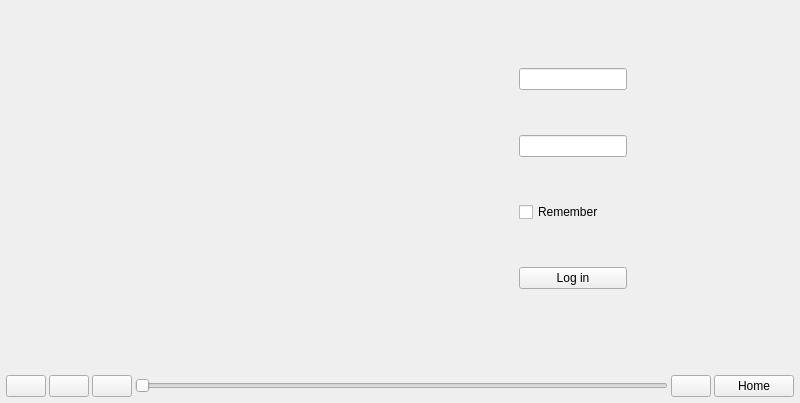
<?xml version="1.0" encoding="UTF-8"?>
<ui version="4.0">
 <class>MainWindow</class>
 <widget class="QMainWindow" name="MainWindow">
  <property name="geometry">
   <rect>
    <x>0</x>
    <y>0</y>
    <width>800</width>
    <height>403</height>
   </rect>
  </property>
  <property name="windowTitle">
   <string>MainWindow</string>
  </property>
  <widget class="QWidget" name="centralWidget">
   <layout class="QVBoxLayout" name="verticalLayout_10">
    <property name="spacing">
     <number>3</number>
    </property>
    <property name="margin">
     <number>3</number>
    </property>
    <item>
     <widget class="QStackedWidget" name="swWidgets">
      <property name="currentIndex">
       <number>0</number>
      </property>
      <widget class="QWidget" name="pgLogin">
       <layout class="QHBoxLayout" name="horizontalLayout_3">
        <item>
         <spacer name="horizontalSpacer_2">
          <property name="orientation">
           <enum>Qt::Horizontal</enum>
          </property>
          <property name="sizeHint" stdset="0">
           <size>
            <width>143</width>
            <height>20</height>
           </size>
          </property>
         </spacer>
        </item>
        <item>
         <layout class="QVBoxLayout" name="verticalLayout">
          <property name="spacing">
           <number>0</number>
          </property>
          <item>
           <spacer name="verticalSpacer_2">
            <property name="orientation">
             <enum>Qt::Vertical</enum>
            </property>
            <property name="sizeHint" stdset="0">
             <size>
              <width>20</width>
              <height>40</height>
             </size>
            </property>
           </spacer>
          </item>
          <item>
           <layout class="QHBoxLayout" name="horizontalLayout_2">
            <property name="spacing">
             <number>0</number>
            </property>
            <item>
             <widget class="QLabel" name="label">
              <property name="minimumSize">
               <size>
                <width>300</width>
                <height>300</height>
               </size>
              </property>
              <property name="text">
               <string notr="true"/>
              </property>
              <property name="pixmap">
               <pixmap resource="resources.qrc">:/res/qtify.png</pixmap>
              </property>
             </widget>
            </item>
            <item>
             <spacer name="horizontalSpacer_3">
              <property name="orientation">
               <enum>Qt::Horizontal</enum>
              </property>
              <property name="sizeHint" stdset="0">
               <size>
                <width>40</width>
                <height>20</height>
               </size>
              </property>
             </spacer>
            </item>
            <item>
             <layout class="QVBoxLayout" name="verticalLayout_2">
              <property name="leftMargin">
               <number>6</number>
              </property>
              <item>
               <widget class="QLineEdit" name="leUsername"/>
              </item>
              <item>
               <widget class="QLineEdit" name="lePassword">
                <property name="inputMethodHints">
                 <set>Qt::ImhHiddenText|Qt::ImhNoAutoUppercase|Qt::ImhNoPredictiveText</set>
                </property>
                <property name="echoMode">
                 <enum>QLineEdit::Password</enum>
                </property>
               </widget>
              </item>
              <item>
               <widget class="QCheckBox" name="cbRemember">
                <property name="text">
                 <string>Remember</string>
                </property>
               </widget>
              </item>
              <item>
               <widget class="QPushButton" name="pbLogin">
                <property name="text">
                 <string>Log in</string>
                </property>
               </widget>
              </item>
             </layout>
            </item>
           </layout>
          </item>
          <item>
           <spacer name="verticalSpacer">
            <property name="orientation">
             <enum>Qt::Vertical</enum>
            </property>
            <property name="sizeHint" stdset="0">
             <size>
              <width>20</width>
              <height>40</height>
             </size>
            </property>
           </spacer>
          </item>
          <item>
           <widget class="QLabel" name="lbLoginError">
            <property name="text">
             <string notr="true"/>
            </property>
            <property name="alignment">
             <set>Qt::AlignCenter</set>
            </property>
           </widget>
          </item>
         </layout>
        </item>
        <item>
         <spacer name="horizontalSpacer">
          <property name="orientation">
           <enum>Qt::Horizontal</enum>
          </property>
          <property name="sizeHint" stdset="0">
           <size>
            <width>134</width>
            <height>20</height>
           </size>
          </property>
         </spacer>
        </item>
       </layout>
      </widget>
      <widget class="QWidget" name="pgInside">
       <layout class="QHBoxLayout" name="horizontalLayout_4">
        <property name="spacing">
         <number>3</number>
        </property>
        <property name="margin">
         <number>3</number>
        </property>
        <item>
         <layout class="QVBoxLayout" name="verticalLayout_3">
          <property name="spacing">
           <number>0</number>
          </property>
          <property name="margin">
           <number>0</number>
          </property>
          <item>
           <widget class="QScrollArea" name="scrollArea">
            <property name="maximumSize">
             <size>
              <width>120</width>
              <height>16777215</height>
             </size>
            </property>
            <property name="frameShape">
             <enum>QFrame::NoFrame</enum>
            </property>
            <property name="frameShadow">
             <enum>QFrame::Plain</enum>
            </property>
            <property name="lineWidth">
             <number>0</number>
            </property>
            <property name="verticalScrollBarPolicy">
             <enum>Qt::ScrollBarAlwaysOff</enum>
            </property>
            <property name="horizontalScrollBarPolicy">
             <enum>Qt::ScrollBarAlwaysOff</enum>
            </property>
            <property name="widgetResizable">
             <bool>true</bool>
            </property>
            <widget class="QWidget" name="scrollAreaWidgetContents">
             <property name="geometry">
              <rect>
               <x>0</x>
               <y>0</y>
               <width>120</width>
               <height>841</height>
              </rect>
             </property>
             <layout class="QHBoxLayout" name="horizontalLayout_7">
              <item>
               <layout class="QVBoxLayout" name="verticalLayout_7">
                <property name="spacing">
                 <number>3</number>
                </property>
                <item>
                 <widget class="QLabel" name="lblTopAlbum1">
                  <property name="minimumSize">
                   <size>
                    <width>100</width>
                    <height>100</height>
                   </size>
                  </property>
                  <property name="maximumSize">
                   <size>
                    <width>100</width>
                    <height>100</height>
                   </size>
                  </property>
                  <property name="text">
                   <string notr="true"/>
                  </property>
                 </widget>
                </item>
                <item>
                 <widget class="QLabel" name="lblTopAlbum2">
                  <property name="minimumSize">
                   <size>
                    <width>100</width>
                    <height>100</height>
                   </size>
                  </property>
                  <property name="maximumSize">
                   <size>
                    <width>100</width>
                    <height>100</height>
                   </size>
                  </property>
                  <property name="text">
                   <string notr="true"/>
                  </property>
                 </widget>
                </item>
                <item>
                 <widget class="QLabel" name="lblTopAlbum3">
                  <property name="minimumSize">
                   <size>
                    <width>100</width>
                    <height>100</height>
                   </size>
                  </property>
                  <property name="maximumSize">
                   <size>
                    <width>100</width>
                    <height>100</height>
                   </size>
                  </property>
                  <property name="text">
                   <string notr="true"/>
                  </property>
                 </widget>
                </item>
                <item>
                 <widget class="QLabel" name="lblTopAlbum4">
                  <property name="minimumSize">
                   <size>
                    <width>100</width>
                    <height>100</height>
                   </size>
                  </property>
                  <property name="maximumSize">
                   <size>
                    <width>100</width>
                    <height>100</height>
                   </size>
                  </property>
                  <property name="text">
                   <string notr="true"/>
                  </property>
                 </widget>
                </item>
                <item>
                 <widget class="QLabel" name="lblTopAlbum5">
                  <property name="minimumSize">
                   <size>
                    <width>100</width>
                    <height>100</height>
                   </size>
                  </property>
                  <property name="maximumSize">
                   <size>
                    <width>100</width>
                    <height>100</height>
                   </size>
                  </property>
                  <property name="text">
                   <string notr="true"/>
                  </property>
                 </widget>
                </item>
                <item>
                 <widget class="QLabel" name="lblTopAlbum6">
                  <property name="minimumSize">
                   <size>
                    <width>100</width>
                    <height>100</height>
                   </size>
                  </property>
                  <property name="maximumSize">
                   <size>
                    <width>100</width>
                    <height>100</height>
                   </size>
                  </property>
                  <property name="text">
                   <string notr="true"/>
                  </property>
                 </widget>
                </item>
                <item>
                 <widget class="QLabel" name="lblTopAlbum7">
                  <property name="minimumSize">
                   <size>
                    <width>100</width>
                    <height>100</height>
                   </size>
                  </property>
                  <property name="maximumSize">
                   <size>
                    <width>100</width>
                    <height>100</height>
                   </size>
                  </property>
                  <property name="text">
                   <string notr="true"/>
                  </property>
                 </widget>
                </item>
                <item>
                 <widget class="QLabel" name="lblTopAlbum8">
                  <property name="minimumSize">
                   <size>
                    <width>100</width>
                    <height>100</height>
                   </size>
                  </property>
                  <property name="maximumSize">
                   <size>
                    <width>100</width>
                    <height>100</height>
                   </size>
                  </property>
                  <property name="text">
                   <string notr="true"/>
                  </property>
                 </widget>
                </item>
               </layout>
              </item>
             </layout>
            </widget>
           </widget>
          </item>
         </layout>
        </item>
        <item>
         <layout class="QVBoxLayout" name="verticalLayout_4">
          <item>
           <widget class="QTreeWidget" name="twRootlist">
            <property name="alternatingRowColors">
             <bool>true</bool>
            </property>
            <property name="rootIsDecorated">
             <bool>false</bool>
            </property>
            <property name="allColumnsShowFocus">
             <bool>true</bool>
            </property>
            <property name="expandsOnDoubleClick">
             <bool>false</bool>
            </property>
            <attribute name="headerVisible">
             <bool>false</bool>
            </attribute>
            <attribute name="headerVisible">
             <bool>false</bool>
            </attribute>
            <column>
             <property name="text">
              <string>#</string>
             </property>
            </column>
            <column>
             <property name="text">
              <string>Name</string>
             </property>
            </column>
            <column>
             <property name="text">
              <string>Rename</string>
             </property>
            </column>
           </widget>
          </item>
          <item>
           <layout class="QHBoxLayout" name="horizontalLayout_5">
            <property name="topMargin">
             <number>0</number>
            </property>
            <item>
             <widget class="QLineEdit" name="leSearch"/>
            </item>
            <item>
             <widget class="QComboBox" name="cbSearch">
              <item>
               <property name="text">
                <string>Song</string>
               </property>
              </item>
              <item>
               <property name="text">
                <string>Artist</string>
               </property>
              </item>
              <item>
               <property name="text">
                <string>Album</string>
               </property>
              </item>
             </widget>
            </item>
            <item>
             <widget class="QPushButton" name="pbSearch">
              <property name="text">
               <string>Search</string>
              </property>
             </widget>
            </item>
           </layout>
          </item>
         </layout>
        </item>
       </layout>
      </widget>
      <widget class="QWidget" name="pgPlaylist">
       <layout class="QVBoxLayout" name="verticalLayout_5">
        <property name="spacing">
         <number>3</number>
        </property>
        <property name="margin">
         <number>3</number>
        </property>
        <item>
         <widget class="QTreeWidget" name="twPlaylist">
          <column>
           <property name="text">
            <string>#</string>
           </property>
          </column>
          <column>
           <property name="text">
            <string>Track</string>
           </property>
          </column>
          <column>
           <property name="text">
            <string>Artist</string>
           </property>
          </column>
          <column>
           <property name="text">
            <string>Album</string>
           </property>
          </column>
          <column>
           <property name="text">
            <string>Duration</string>
           </property>
          </column>
          <column>
           <property name="text">
            <string>Popularity</string>
           </property>
          </column>
         </widget>
        </item>
       </layout>
      </widget>
      <widget class="QWidget" name="pgSearchSong">
       <layout class="QVBoxLayout" name="verticalLayout_6">
        <property name="spacing">
         <number>3</number>
        </property>
        <property name="margin">
         <number>3</number>
        </property>
        <item>
         <widget class="QTreeWidget" name="twSearchSong">
          <column>
           <property name="text">
            <string>#</string>
           </property>
          </column>
          <column>
           <property name="text">
            <string>Track</string>
           </property>
          </column>
          <column>
           <property name="text">
            <string>Artist</string>
           </property>
          </column>
          <column>
           <property name="text">
            <string>Album</string>
           </property>
          </column>
          <column>
           <property name="text">
            <string>Duration</string>
           </property>
          </column>
          <column>
           <property name="text">
            <string>Popularity</string>
           </property>
          </column>
         </widget>
        </item>
       </layout>
      </widget>
     </widget>
    </item>
    <item>
     <widget class="QWidget" name="wPlayercontrols" native="true">
      <layout class="QHBoxLayout" name="horizontalLayout">
       <property name="spacing">
        <number>3</number>
       </property>
       <property name="margin">
        <number>3</number>
       </property>
       <item>
        <widget class="QPushButton" name="pbPrevious">
         <property name="text">
          <string/>
         </property>
         <property name="icon">
          <iconset resource="resources.qrc">
           <normaloff>:/res/prev.png</normaloff>:/res/prev.png</iconset>
         </property>
        </widget>
       </item>
       <item>
        <widget class="QPushButton" name="pbPlaypause">
         <property name="text">
          <string/>
         </property>
         <property name="icon">
          <iconset resource="resources.qrc">
           <normaloff>:/res/play.png</normaloff>:/res/play.png</iconset>
         </property>
        </widget>
       </item>
       <item>
        <widget class="QPushButton" name="pbNext">
         <property name="text">
          <string/>
         </property>
         <property name="icon">
          <iconset resource="resources.qrc">
           <normaloff>:/res/next.png</normaloff>:/res/next.png</iconset>
         </property>
        </widget>
       </item>
       <item>
        <widget class="QSlider" name="hsTimeline">
         <property name="orientation">
          <enum>Qt::Horizontal</enum>
         </property>
        </widget>
       </item>
       <item>
        <widget class="QPushButton" name="pbShuffle">
         <property name="text">
          <string/>
         </property>
         <property name="icon">
          <iconset resource="resources.qrc">
           <normaloff>:/res/shuffleoff.png</normaloff>:/res/shuffleoff.png</iconset>
         </property>
        </widget>
       </item>
       <item>
        <widget class="QPushButton" name="pbBack">
         <property name="text">
          <string>Home</string>
         </property>
        </widget>
       </item>
      </layout>
     </widget>
    </item>
   </layout>
  </widget>
  <widget class="QMenuBar" name="menuBar">
   <property name="geometry">
    <rect>
     <x>0</x>
     <y>0</y>
     <width>800</width>
     <height>23</height>
    </rect>
   </property>
  </widget>
 </widget>
 <layoutdefault spacing="6" margin="11"/>
 <resources>
  <include location="resources.qrc"/>
 </resources>
 <connections/>
</ui>
